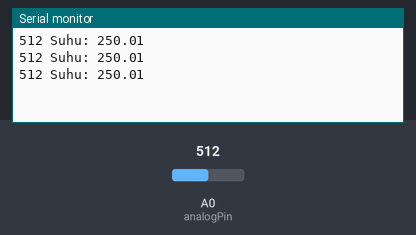
Recording of a sketch running on a simulated Arduino Uno, built with avr-gcc and run on an emulated ATmega328P. Parts: the last lines printed to the serial monitor. Inputs (shaded band) come from the test bench; at power-on: A0 (analogPin) = 512.

Above: at 1.3 s.
1.4 s: A0 (analogPin) set to 716
At 1.9 s:
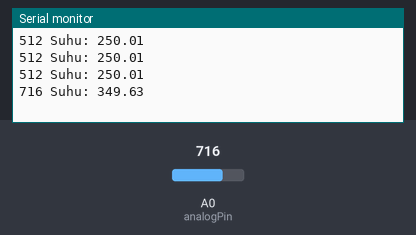
2.9 s: A0 (analogPin) set to 900
At 3.4 s:
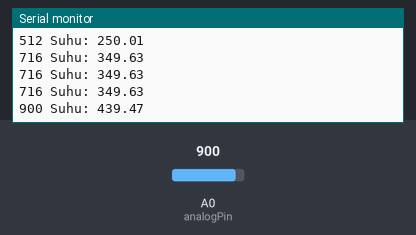
Timing chart, 0 to 5.9 s (numbered marks = the images above; inputs shaded):
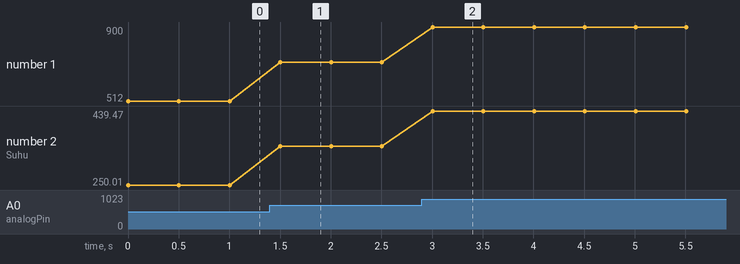

Measured:
- after the input at 1.4 s, the serial monitor: prints a new line after 0.10 s (image 1)
- after the input at 2.9 s, the serial monitor: prints a new line after 0.11 s (image 2)
- plotted number 1: 512 → 716 after the input at 1.4 s, 716 → 900 after the input at 2.9 s
- plotted number 2: 250.01 → 349.63 after the input at 1.4 s, 349.63 → 439.47 after the input at 2.9 s

The sketch:

temp-lm35dz.ino
```cpp
int analogPin = A0;

//Variabel untuk menyimpan data suhu
float suhu = 00;
int suhu1=00;

void setup(){
//Komunikasi serial dengan baud 9600
Serial.begin(9600);
}

void loop(){
//Baca pin input
suhu1 = analogRead(analogPin);

// 1'C = 10mV (sesuai datasheet)<br>
// 5v /1023 = 4,883 mV (5v = tegangan refrensi, 1023 = resolusi 10 bit)
// setiap kenaikan 1'C --> 10 / 4.883 = 2.0479

//sehingga didapat rumus
suhu = suhu1 / 2.0479;

//hasil pembacaan akan ditampilkan di serial monitor
Serial.print(suhu1);
Serial.print(" Suhu: ");
Serial.println(suhu);
delay(500);
}
```
